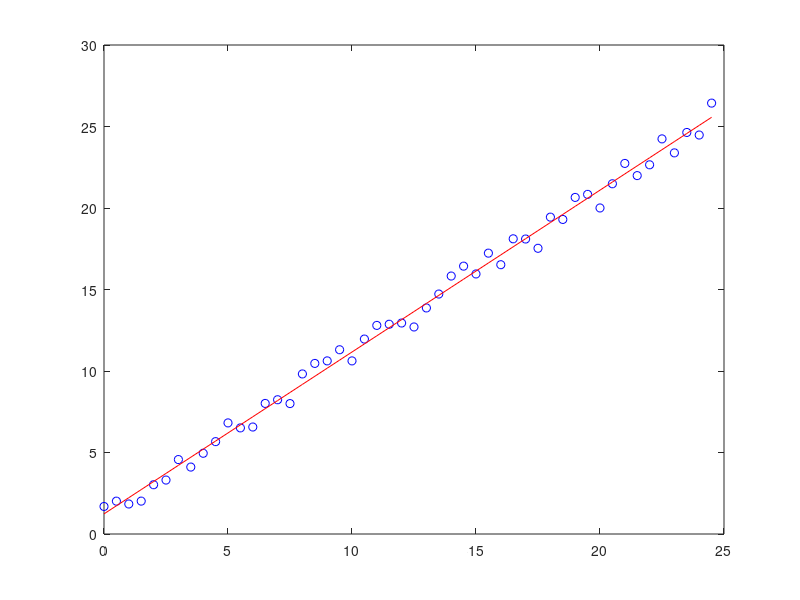

This figure's MATLAB source: (Note: this script raises an error after producing the figure.)
% Author: Stephen Li
% Email: stephenli711@gmail.com
% Version: 2.0
% Date: July 31, 2018

% Instructions can be found in matlab-to-python v2 file.

% NOTE: Location where csv file and text file seem inconsistent. Not sure
% what the issue is.

%%
% Mldivide used on line
% Baseline for comparison against numpy.linalg.lstsq
% Answer is given by lineAns
% Results graphed in figure 1

rng default % for reproducibility
format long

% for line, y=a*x+b
clear all
close all

n = 50;
dx = 0.5;
scale = 2.0;
a = 1;
b = 0;

x = [0:dx:(n-1)*dx];
X(:,2) = x';
X(:,1) = 1;
B = [b; a];

Y = X*B+rand(n,1)*scale;

% fitting of line
Bsolve = X\Y;
Yfit = X*Bsolve;
figure, plot(x,Y, 'bo', x, Yfit, 'r-')
dlmwrite('csvlist.csv',X)
dlmwrite('csvlist.csv',Y,'-append')
lineAns = round(Bsolve,6)

fileID = fopen('resultsMatlab.txt','w');
fmt = '%.6f\r\n';
fprintf(fileID,fmt,lineAns);
fclose(fileID);

%%
% Mldivide used on curve
% Baseline for comparison against numpy.linalg.lstsq
% Answer is given by curveAns
% Results graphed in figure 2

% for 2d curve, y=a*x^2+b*x+c
clear all

n=50;
dx=0.5;
scale=20.0;
a=1;
b=2;
c=0;

x=[0:dx:(n-1)*dx];
X(:,2)=x';
X(:,3)=x'.^2;
X(:,1)=1;
B=[c; b; a];

Y=X*B+rand(n,1)*scale;

% fitting of line
Bsolve=X\Y;
Yfit=X*Bsolve;
dlmwrite('csvlist.csv',X,'-append')
dlmwrite('csvlist.csv',Y,'-append')

figure, plot(x,Y, 'bo', x, Yfit, 'r-')
curveAns = round(Bsolve,6)

fileID = fopen('resultsMatlab.txt','a');
fmt = '%.6f\r\n';
fprintf(fileID,fmt,curveAns);
fclose(fileID);

%%
% lsqlin function used
% Baseline for comparison against python's lsqlin.lsqlin function
% Answer is given by lsqlinAns
% 

% C = [0.9501    0.7620    0.6153    0.4057
%      0.2311    0.4564    0.7919    0.9354
%      0.6068    0.0185    0.9218    0.9169
%      0.4859    0.8214    0.7382    0.4102
%      0.8912    0.4447    0.1762    0.8936];
% A = [0.2027    0.2721    0.7467    0.4659
%      0.1987    0.1988    0.4450    0.4186
%      0.6037    0.0152    0.9318    0.8462];
% d = [0.0578, 0.3528, 0.8131, 0.0098, 0.1388]';
% b =[0.5251, 0.2026, 0.6721]';
C = randn(5,4);
dlmwrite('csvlist.csv',C,'-append')
A = randn(3,4);
dlmwrite('csvlist.csv',A,'-append')
d = randn(1,5)';
dlmwrite('csvlist.csv',d,'-append')
b = randn(1,3)';
dlmwrite('csvlist.csv',b,'-append')
% lb = -0.1*ones(4,1);
% ub = 2*ones(4,1);
% lsqlinAns = round(lsqlin(C, d, A, b, [], [], lb, ub),6)
lsqlinAns = round(lsqlin(C, d, A, b),6)

fileID = fopen('resultsMatlab.txt','a');
fmt = '%.6f\r\n';
fprintf(fileID,fmt,lsqlinAns);
fclose(fileID);

%%
% lsqnonneg function used
% Baseline for comparison against python's lsqlin.lsqnonneg function
% Answer is given by lsqlinAns
%

% C = [0.0372, 0.2869 
%      0.6861, 0.7071
%      0.6233, 0.6245 
%      0.6344, 0.6170];
% d = [0.8587, 0.1781, 0.0747, 0.8405]';
C = randn(4,2);
dlmwrite('csvlist.csv',C,'-append')
d = randn(1,4)';
dlmwrite('csvlist.csv',d,'-append')
lsqnonnegAns = round(lsqnonneg(C, d),6)

fileID = fopen('resultsMatlab.txt','a');
fmt = '%.6f\r\n';
fprintf(fileID,fmt,lsqnonnegAns);
fclose(fileID);

%%
% %lsqcurvefit
% xdata = ...
%   [0.0 1.0 2.0 3.0 4.0 5.0]
% ydata = ...
%   [0.1 0.9 2.2 2.8 3.9 5.1]
% fun = @(x,xdata)x(1)+x(2)*xdata+x(3)*xdata*xdata;
% x0 = [0.0, 0.0, 0.0];
% %x = lsqcurvefit(fun,x0,xdata,ydata)

% xdata = ...
%  [0.9 1.5 13.8 19.8 24.1 28.2 35.2 60.3 74.6 81.3];
% ydata = ...
%  [455.2 428.6 124.1 67.3 43.2 28.1 13.1 -0.4 -1.3 -1.5];
% fun = @(x,xdata)x(1)*exp(x(2)*xdata);
% x0 = [100,-1];
% x = lsqcurvefit(fun,x0,xdata,ydata)
% xdata
% ydata
% fun(x0,xdata)

%%
% lsqnonlin function used
% Baseline for comparison against scipy.optimize.least_squares function
% Answer is given by lsqnonlinAns
% 

d = linspace(0,3);
dlmwrite('csvlist.csv',d,'-append')
y = exp(-1.3*d) + 0.05*randn(size(d));
dlmwrite('csvlist.csv',y,'-append')
fun = @(r)exp(-d*r)-y;
x0 = 4;
lsqnonlinAns = round(lsqnonlin(fun,x0),6)

fileID = fopen('resultsMatlab.txt','a');
fmt = '%.6f\r\n';
fprintf(fileID,fmt,lsqnonlinAns);
fclose(fileID);